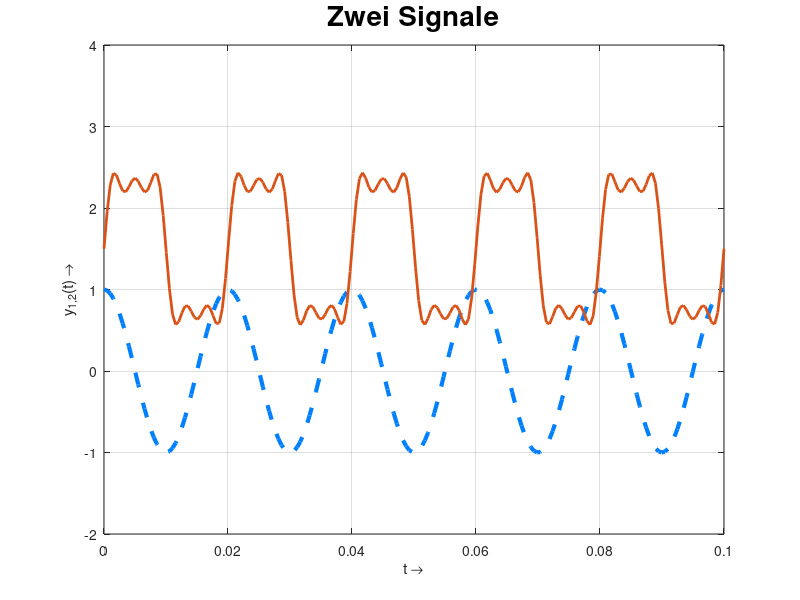

MATLAB code to generate this figure: (Note: this script raises an error after producing the figure.)
%%
t = linspace(0, 100e-3, 200);
y1 = cos(2*pi*50*t);
y2 = (sin(2*pi*50*t) + 1/3*sin(2*pi*150*t) + 1/5*sin(2*pi*250*t)) + 3/2;

%%
figure(1), clf
h = plot(t, y1, '--');
set(h, 'LineWidth', 3)
set(h, 'Color', [0, 0.5, 1])
hold on
plot(t, y2, 'LineWidth', 2)
ylim([-2, 4])
set(gcf, 'Position', [220, 920, 1000, 400])
grid on
h = title('Zwei Signale');
set(h, 'FontSize', 20)
xlabel('t \rightarrow')
ylabel('y_{1,2}(t) \rightarrow')
set(gca, 'YTick', -2:4)
legend('Sinus', 'Rechteck', 'Location', 'SW')
h = text(0.03, -0.5, 'y_1(t) = sin(2\pi f t)');
set(h, 'FontSize', 15)
set(h, 'BackgroundColor', 'w')
set(h, 'EdgeColor', [0, 0.5, 1])
text(0.02, 3, '$y_2(t) = \frac{4}{\pi}\sum\limits_{k=1}^3\frac{\sin(2(2k-1)\pi f t)}{2k-1} + \frac{3}{2}$', ...
    'Interpreter', 'Latex', ...
    'FontSize', 20)
saveas(gcf, 'two_signals.png')